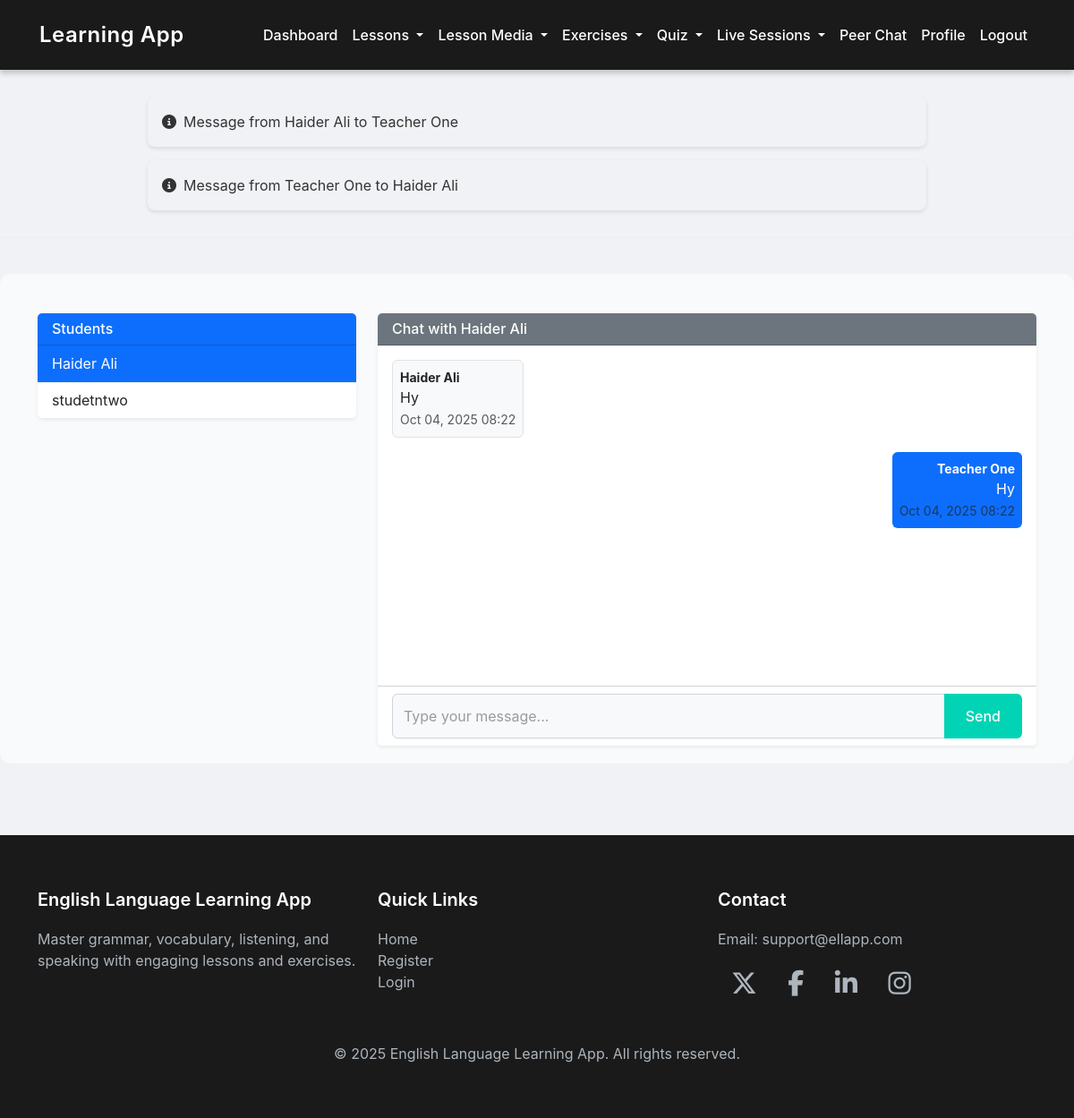
Screenshot of /chat/2/ (signed in) with the database file from the repository.
### myapp/models.py (models this page shows, shortened)
class PeerChat(models.Model):
    sender = models.ForeignKey(UserRegister, on_delete=models.CASCADE, related_name='sent_chats')
    receiver = models.ForeignKey(UserRegister, on_delete=models.CASCADE, related_name='received_chats')
    message = models.TextField()
    sent_at = models.DateTimeField(auto_now_add=True)
    is_read = models.BooleanField(default=False)
    def __str__(self):
        return f"Message from {self.sender.full_name} to {self.receiver.full_name}"

class UserRegister(models.Model):
    ROLE_CHOICES = [
        ('teacher', 'Teacher'),
        ('student', 'Student'),
    ]
    GENDER_CHOICES = [
        ('male', 'Male'),
        ('female', 'Female'),
        ('other', 'Other'),
    ]
    STATUS_CHOICES = [
        ('active', 'Active'),
        ('inactive', 'Inactive'),
    ]
    full_name = models.CharField(max_length=100)
    email = models.EmailField(unique=True)
    password = models.CharField(max_length=255)  # store hashed password
    role = models.CharField(max_length=10, choices=ROLE_CHOICES)
    gender = models.CharField(max_length=10, choices=GENDER_CHOICES, null=True, blank=True)
    dob = models.DateField(null=True, blank=True)
    profile_picture = models.ImageField(upload_to='profiles/', null=True, blank=True)
    phone = models.CharField(max_length=20, null=True, blank=True)
    bio = models.TextField(null=True, blank=True)
    country = models.CharField(max_length=100, null=True, blank=True)
    city = models.CharField(max_length=100, null=True, blank=True)
    status = models.CharField(max_length=10, choices=STATUS_CHOICES, default='active')
    created_at = models.DateTimeField(auto_now_add=True)
    updated_at = models.DateTimeField(auto_now=True)

### myapp/views.py (the view, shortened to what this page needs)
# urls.py: path('chat/', views.peer_chat, name='peer_chat'),
def peer_chat(request, user_id=None):
    if not request.session.get('user_id'):
            messages.error(request, "Please login first.")
            return redirect('login')
    current_user = get_object_or_404(UserRegister, id=request.session.get('user_id'))
    users = UserRegister.objects.exclude(id=current_user.id)
    selected_user = None
    messages = None
    if user_id:
        selected_user = get_object_or_404(UserRegister, id=user_id)
        messages = PeerChat.objects.filter(
            Q(sender=current_user, receiver=selected_user) |
            Q(sender=selected_user, receiver=current_user)
        ).order_by('sent_at')
        PeerChat.objects.filter(sender=selected_user, receiver=current_user).update(is_read=True)
    return render(request, 'chat/peer_chat.html', {
        'users': users,
        'selected_user': selected_user,
        'messages': messages,
    })

### templates/chat/peer_chat.html (shortened to what this page needs)
{% extends 'base.html' %}
{% block content %}
<div class="container mt-4">
    <div class="row">
        <div class="col-md-4">
            <div class="card shadow-sm border-0">
                <div class="card-header bg-primary text-white">
                    <h6 class="mb-0">Students</h6>
                </div>
                <ul class="list-group list-group-flush">
                    {% for user in users %}
                    <a href="{% url 'peer_chat' user.id %}"
                       class="list-group-item list-group-item-action {% if selected_user and selected_user.id == user.id %}active{% endif %}">
                        {{ user.full_name }}
                    </a>
                    {% endfor %}
                </ul>
            </div>
        </div>
        <div class="col-md-8">
            {% if selected_user %}
                <div class="card shadow-sm border-0">
                    <div class="card-header bg-secondary text-white">
                        <h6 class="mb-0">Chat with {{ selected_user.full_name }}</h6>
                    </div>
                    <div class="card-body" style="height: 380px; overflow-y: auto;">
                        {% if messages %}
                            {% for msg in messages %}
                                <div class="mb-3 {% if msg.sender.id == request.session.user_id %}text-end{% endif %}">
                                    <div class="d-inline-block p-2 rounded
                                        {% if msg.sender.id == request.session.user_id %}
                                            bg-primary text-white
                                        {% else %}
                                            bg-light border
                                        {% endif %}">
                                        <small class="fw-bold d-block">{{ msg.sender.full_name }}</small>
                                        <span>{{ msg.message }}</span><br>
                                        <small class="text-muted">{{ msg.sent_at|date:"M d, Y H:i" }}</small>
                                    </div>
                                </div>
                            {% endfor %}
                        {% else %}
                            <p class="text-muted">No messages yet.</p>
                        {% endif %}
                    </div>
                    <div class="card-footer bg-white">
                        <form method="post">
                            <div class="input-group">
                                <input type="text" name="message" class="form-control" placeholder="Type your message..." required>
                                <button class="btn btn-primary" type="submit">Send</button>
                            </div>
                        </form>
                    </div>
                </div>
            {% else %}
                <div class="text-center mt-5">
                    <h5>Select a student to start chatting.</h5>
                </div>
            {% endif %}
        </div>
    </div>
</div>
{% endblock %}

### templates/base.html (shortened to what this page needs)
<!DOCTYPE html>
<html lang="en">
<head>
    <link href="https://cdn.jsdelivr.net/npm/bootstrap@5.3.3/dist/css/bootstrap.min.css" rel="stylesheet">
    <link rel="stylesheet" href="https://cdnjs.cloudflare.com/ajax/libs/font-awesome/6.5.1/css/all.min.css" />
</head>
<body>
<nav class="navbar navbar-expand-lg navbar-dark">
    <div class="container-fluid">
        <a class="navbar-brand" href="">Learning App</a>
        <div class="collapse navbar-collapse" id="navbarNav">
            <ul class="navbar-nav ms-auto">
                {% if request.session.user_id %}
                    {% if request.session.user_role == 'teacher' %}
                        <li class="nav-item"><a class="nav-link" href="{% url 'teacher_dashboard' %}">Dashboard</a></li>
                        <li class="nav-item dropdown">
                            <a class="nav-link dropdown-toggle" href="#" id="lessonsDropdown" role="button" data-bs-toggle="dropdown" aria-expanded="false">
                                Lessons
                            </a>
                        </li>
                        <li class="nav-item dropdown">
                            <a class="nav-link dropdown-toggle" href="#" id="lessonMediaDropdown" role="button" data-bs-toggle="dropdown" aria-expanded="false">
                                Lesson Media
                            </a>
                        </li>
                        <li class="nav-item dropdown">
                            <a class="nav-link dropdown-toggle" href="#" id="exerciseDropdown" role="button" data-bs-toggle="dropdown" aria-expanded="false">
                                Exercises
                            </a>
                        </li>
                        <li class="nav-item dropdown">
                            <a class="nav-link dropdown-toggle" href="#" id="quizDropdown" role="button" data-bs-toggle="dropdown" aria-expanded="false">
                                Quiz
                            </a>
                        </li>
                        <li class="nav-item dropdown">
                            <a class="nav-link dropdown-toggle" href="#" id="sessionDropdown" role="button" data-bs-toggle="dropdown" aria-expanded="false">
                                Live Sessions
                            </a>
                        </li>
                    {% endif %}
                    <li class="nav-item"><a class="nav-link" href="{% url 'peer_chat' %}">Peer Chat</a></li>
                    <li class="nav-item"><a class="nav-link" href="{% url 'update_profile' %}">Profile</a></li>
                    <li class="nav-item"><a class="nav-link" href="{% url 'logout' %}">Logout</a></li>
                {% else %}
                    <li class="nav-item"><a class="nav-link" href="{% url 'index' %}">Home</a></li>
                    <li class="nav-item"><a class="nav-link" href="{% url 'register' %}">Register</a></li>
                    <li class="nav-item"><a class="nav-link" href="{% url 'login' %}">Login</a></li>
                {% endif %}
            </ul>
        </div>
    </div>
</nav>
{% if messages %}
    <div class="messages">
        <ul class="list-unstyled">
            {% for message in messages %}
                <li class="alert alert-{{ message.tags }} d-flex align-items-center" role="alert">
                    <i class="fas {% if message.tags == 'success' %}fa-check-circle{% elif message.tags == 'error' %}fa-exclamation-circle{% else %}fa-info-circle{% endif %} me-2"></i>
                    {{ message }}
                </li>
            {% endfor %}
        </ul>
    </div>
{% endif %}
<hr>
<div class="content-container">
    {% block content %}{% endblock %}
</div>
<footer>
    <div class="container">
        <div class="row">
            <div class="col-md-4 mb-3">
                <h5>English Language Learning App</h5>
                <p>Master grammar, vocabulary, listening, and speaking with engaging lessons and exercises.</p>
            </div>
            <div class="col-md-4 mb-3">
                <h5>Quick Links</h5>
                <ul class="list-unstyled">
                    <li><a href="{% url 'index' %}">Home</a></li>
                    <li><a href="{% url 'register' %}">Register</a></li>
                    <li><a href="{% url 'login' %}">Login</a></li>
                </ul>
            </div>
            <div class="col-md-4 mb-3">
                <h5>Contact</h5>
                <p>Email: <a href="mailto:support@ellapp.com">support@ellapp.com</a></p>
                <div class="social-icons">
                    <a href="https://twitter.com" target="_blank"><i class="fab fa-x-twitter"></i></a>
                    <a href="https://facebook.com" target="_blank"><i class="fab fa-facebook-f"></i></a>
                    <a href="https://linkedin.com" target="_blank"><i class="fab fa-linkedin-in"></i></a>
                    <a href="https://instagram.com" target="_blank"><i class="fab fa-instagram"></i></a>
                </div>
            </div>
        </div>
        <div class="text-center mt-4">
            <p class="mb-0">&copy; {% now "Y" %} English Language Learning App. All rights reserved.</p>
        </div>
    </div>
</footer>
</body>
</html>

### templates/base.html (style rules this page uses)
body { background-color: #f0f2f5; font-family: 'Inter', -apple-system, BlinkMacSystemFont, sans-serif; color: #333; }
.navbar { background-color: #1a1a1a; padding: 1rem 2rem; box-shadow: 0 4px 6px rgba(0,0,0,0.2); }
.navbar-brand { font-size: 1.5rem; font-weight: 600; color: #ffffff !important; letter-spacing: 0.5px; transition: color 0.3s ease; }
.nav-link { color: #ffffff !important; font-weight: 500; padding: 0.5rem 1rem; transition: color 0.3s ease, background-color 0.3s ease; border-radius: 5px; }
.messages { margin: 30px auto; max-width: 900px; padding: 0 15px; }
.messages li { padding: 15px; margin-bottom: 15px; border-radius: 8px; font-size: 1rem; box-shadow: 0 2px 4px rgba(0,0,0,0.1); display: flex; align-items: center; }
.content-container { margin: 40px auto; max-width: 1200px; padding: 20px; background-color: #ffffff9b; border-radius: 12px; }
hr { border-top: 1px solid #e0e0e0; margin: 30px 0; }
footer { background-color: #1a1a1a; color: #adb5bd; padding: 60px 0; margin-top: 80px; }
footer h5 { color: #ffffff; font-weight: 600; margin-bottom: 20px; }
footer a { color: #adb5bd; text-decoration: none; transition: color 0.3s ease; }
footer .social-icons a { font-size: 1.8rem; margin: 0 15px; transition: transform 0.3s ease, color 0.3s ease; }
.form-control { width: 100%; padding: 12px; font-size: 1rem; border: 1px solid #ced4da; border-radius: 6px; background-color: #f8f9fa; color: #333; transition: border-color 0.3s ease, box-shadow 0.3s ease; }
.form-control::placeholder { color: #6c757d; opacity: 0.7; }
.btn { padding: 12px 24px; font-size: 1rem; font-weight: 500; border-radius: 6px; border: none; cursor: pointer; transition: background-color 0.3s ease, transform 0.2s ease; }
.btn-primary { background-color: #00d4b4; color: #ffffff; }

### rows the page displays
PeerChat: sender+receiver "Message from Haider Ali to Teacher One", sender.full_name "Haider Ali", message "Hy", sent_at "Oct 04, 2025 08:22"
PeerChat: sender+receiver "Message from Teacher One to Haider Ali", sender.full_name "Teacher One", message "Hy", sent_at "Oct 04, 2025 08:22"
UserRegister: full_name "Haider Ali"
UserRegister: full_name "studetntwo"
